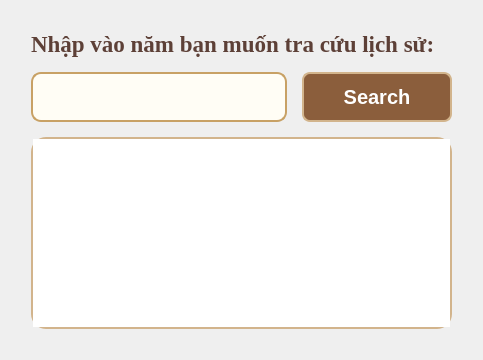
      <widget class="QWidget" name="searchTab">
       <layout class="QHBoxLayout" name="horizontalLayout_5">
        <item>
         <spacer name="horizontalSpacer_3">
          <property name="orientation">
           <enum>Qt::Horizontal</enum>
          </property>
          <property name="sizeType">
           <enum>QSizePolicy::Fixed</enum>
          </property>
          <property name="sizeHint" stdset="0">
           <size>
            <width>20</width>
            <height>20</height>
           </size>
          </property>
         </spacer>
        </item>
        <item>
         <layout class="QVBoxLayout" name="verticalLayout_3">
          <property name="spacing">
           <number>15</number>
          </property>
          <item>
           <spacer name="verticalSpacer_2">
            <property name="orientation">
             <enum>Qt::Vertical</enum>
            </property>
            <property name="sizeType">
             <enum>QSizePolicy::Fixed</enum>
            </property>
            <property name="sizeHint" stdset="0">
             <size>
              <width>20</width>
              <height>20</height>
             </size>
            </property>
           </spacer>
          </item>
          <item>
           <widget class="QLabel" name="search_label_1">
            <property name="font">
             <font>
              <family>Times New Roman</family>
              <pointsize>-1</pointsize>
              <weight>75</weight>
              <bold>true</bold>
             </font>
            </property>
            <property name="styleSheet">
             <string notr="true">    font-size: 23px;
    color: #5d4037;
border: 0 0 0 0;
font-family: &quot;Times New Roman&quot;;
font-weight: bold;</string>
            </property>
            <property name="text">
             <string>Nhập vào năm bạn muốn tra cứu lịch sử:</string>
            </property>
            <property name="wordWrap">
             <bool>true</bool>
            </property>
           </widget>
          </item>
          <item>
           <layout class="QHBoxLayout" name="horizontalLayout_4">
            <item>
             <widget class="QLineEdit" name="search_bar_1">
              <property name="minimumSize">
               <size>
                <width>0</width>
                <height>50</height>
               </size>
              </property>
              <property name="styleSheet">
               <string notr="true">QLineEdit {
    background-color: #fffdf5;
    border: 2px solid #c8a165;
    border-radius: 10px;
    padding: 5px;
color: black;
    font-size: 25px;
font-family: &quot;Times New Roman&quot;;
font-weight: bold;
}

QLineEdit:focus {
    border: 2px solid #8b5e3c;
}</string>
              </property>
             </widget>
            </item>
            <item>
             <widget class="QPushButton" name="search_button_1">
              <property name="minimumSize">
               <size>
                <width>150</width>
                <height>50</height>
               </size>
              </property>
              <property name="styleSheet">
               <string notr="true">QPushButton {
    background-color: #8b5e3c;
    color: white;
    border-radius: 8px;
    padding: 5px;
font-size: 20px;
font-weight: bold;
    border: 2px solid #d2b48c;
}

QPushButton:hover {
    background-color: #a97449;
}

QPushButton:pressed {
background-color: #3e2723;
}</string>
              </property>
              <property name="text">
               <string>Search</string>
              </property>
             </widget>
            </item>
           </layout>
          </item>
          <item>
           <widget class="QTextEdit" name="search_result">
            <property name="styleSheet">
             <string notr="true">    font-size: 20px;
    color: #5d4037;
font-family: &quot;Times New Roman&quot;;
    border: 2px solid #d2b48c;
    border-radius: 15px;</string>
            </property>
            <property name="readOnly">
             <bool>true</bool>
            </property>
           </widget>
          </item>
          <item>
           <spacer name="verticalSpacer_3">
            <property name="orientation">
             <enum>Qt::Vertical</enum>
            </property>
            <property name="sizeType">
             <enum>QSizePolicy::Fixed</enum>
            </property>
            <property name="sizeHint" stdset="0">
             <size>
              <width>20</width>
              <height>20</height>
             </size>
            </property>
           </spacer>
          </item>
         </layout>
        </item>
        <item>
         <spacer name="horizontalSpacer_4">
          <property name="orientation">
           <enum>Qt::Horizontal</enum>
          </property>
          <property name="sizeType">
           <enum>QSizePolicy::Fixed</enum>
          </property>
          <property name="sizeHint" stdset="0">
           <size>
            <width>20</width>
            <height>20</height>
           </size>
          </property>
         </spacer>
        </item>
       </layout>
      </widget>
